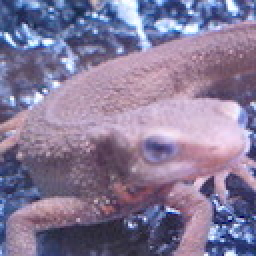
//> input picture unit1/imori.jpg, 128 x 128 px (shown 2 times larger)
$ ./answer5   (built with g++ and OpenCV 4)
//> lines starting //> are read from the running program, lines starting //| are printed output that depends on the picture
//RGB转HSV

#include<iostream>
#include<opencv2/opencv.hpp>
#include<math.h>


cv::Mat RGB2HSV(cv::Mat rgb)
{
    int height=rgb.rows;
    int width=rgb.cols;
    float r,g,b;
    float h,s,v;
    float max,min;

    cv::Mat hsv=cv::Mat::zeros(height,width,CV_32FC3);//三通道的浮点数组

    for (int x=0;x<width;x++)
    {
        for(int y=0;y<height;y++)
        {
            r=(float)rgb.at<cv::Vec3b>(y,x)[2]/255;
            g=(float)rgb.at<cv::Vec3b>(y,x)[1]/255;
            b=(float)rgb.at<cv::Vec3b>(y,x)[0]/255;

            min=fmin(r,fmin(g,b));
            max=fmax(r,fmax(g,b));

            if(min==max)
            {
                h=0;
            }else if(min==b)
            {
               h= 60*(g-r)/(max-min)+60;
            }else if(min==r)
            {
                h= 60*(b-g)/(max-min)+180;
            }else
            {
                h= 60*(r-b)/(max-min)+300;
            }

            s=max-min;

            v=max;

            hsv.at<cv::Vec3f>(y,x)[0]=h;
            hsv.at<cv::Vec3f>(y,x)[1]=s;
            hsv.at<cv::Vec3f>(y,x)[2]=v;

        }
    }

    return hsv;
}

// HSV -> BGR
cv::Mat HSV2BGR(cv::Mat hsv){
  // get height and width
  int width = hsv.cols;
  int height = hsv.rows;

  float h, s, v;
  double c, _h, _x;
  double r, g, b;

  // prepare output
  cv::Mat out = cv::Mat::zeros(height, width, CV_8UC3);

  // each y, x
  for (int y = 0; y < height; y++){
    for (int x = 0; x < width; x++){

      h = hsv.at<cv::Vec3f>(y, x)[0];
      s = hsv.at<cv::Vec3f>(y, x)[1];
      v = hsv.at<cv::Vec3f>(y, x)[2];

      c = s;
      _h = h / 60;
      _x = c * (1 - abs(fmod(_h, 2) - 1));

      r = g = b = v - c;

      if (_h < 1) {
        r += c;
        g += _x;
      } else if (_h < 2) {
        r += _x;
        g += c;
      } else if (_h < 3) {
	  g += c;
	  b += _x;
      } else if (_h < 4) {
	  g += _x;
	  b += c;
      } else if (_h < 5) {
	  r += _x;
	  b += c;
      } else if (_h < 6) {
	  r += c;
	  b += _x;
      }

      out.at<cv::Vec3b>(y, x)[0] = (uchar)(b * 255);
      out.at<cv::Vec3b>(y, x)[1] = (uchar)(g * 255);
      out.at<cv::Vec3b>(y, x)[2] = (uchar)(r * 255);
    }
  }

  return out;
}

// inverse Hue
cv::Mat inverse_hue(cv::Mat hsv){
  int height = hsv.rows;
  int width = hsv.cols;

  for(int y = 0; y < height; y++){
    for(int x = 0; x < width; x++){
      hsv.at<cv::Vec3f>(y, x)[0] = fmod(hsv.at<cv::Vec3f>(y, x)[0] + 180, 360);
    }
  }

  return hsv;
}

int main(int agrc,const char*agrv[])
{
    cv::Mat img=cv::imread("F:\\learnOpencv\\unit1\\imori.jpg");
//> img is the input picture: 128 rows x 128 cols, CV_8UC3; mean B, G, R 152.8, 121.8, 134.1
    cv::Mat hsv=RGB2HSV(img);
//> the loop in RGB2HSV, `for (int x=0;x<width;x++)` made 128 passes
//> (r, g, b, min, max, h) on passes 1 to 12: (0.51, 0.604, 0.839, 0.51, 0.839, 222.9), (0.427, 0.51, 0.733, 0.427, 0.733, 223.8), (0.439, 0.486, 0.69, 0.439, 0.69, 228.8), (0.494, 0.506, 0.682, 0.494, 0.682, 236.2), (0.522, 0.498, 0.639, 0.498, 0.639, 250), (0.573, 0.514, 0.627, 0.514, 0.627, 271), (0.561, 0.49, 0.576, 0.49, 0.576, 289.1), (0.643, 0.561, 0.635, 0.561, 0.643, 305.7), (0.635, 0.553, 0.612, 0.553, 0.635, 317.1), (0.647, 0.565, 0.631, 0.565, 0.647, 311.4), (0.624, 0.549, 0.624, 0.549, 0.624, 300), (0.647, 0.573, 0.659, 0.573, 0.659, 291.8)
//> after the loop in RGB2HSV, `for (int x=0;x<width;x++)`:
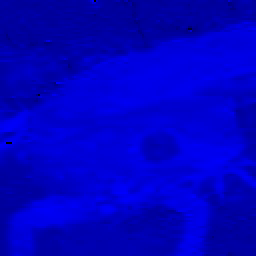
//> hsv: 128 rows x 128 cols, CV_32FC3 (shown 2 times larger); mean B, G, R 275.2, 0.2, 0.6; drawn with min black and max white
//> after the loop in RGB2HSV, `for (int x=0;x<width;x++)`: r = 0.153; g = 0.275; b = 0.455; min = 0.153; max = 0.455; h = 215.8

    cv::Mat inverse=inverse_hue(hsv);
//> after the loop in inverse_hue, `for(int y = 0; y < height; y++)`:
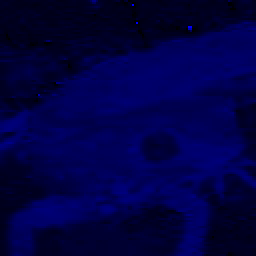
//> hsv: 128 rows x 128 cols, CV_32FC3 (shown 2 times larger); mean B, G, R 95.5, 0.2, 0.6; drawn with min black and max white
    cv::Mat hsvtorgb=HSV2BGR(inverse);
//> the loop in HSV2BGR, `for (int y = 0; y < height; y++)` made 128 passes
//> (h, s, v, c) on passes 1 to 12: (35.24, 0.247, 0.639, 0.247), (41.31, 0.239, 0.596, 0.239), (43.29, 0.31, 0.631, 0.31), (42.42, 0.388, 0.639, 0.388), (45.54, 0.325, 0.537, 0.325), (52.08, 0.208, 0.537, 0.208), (41.38, 0.227, 0.506, 0.227), (33.63, 0.357, 0.635, 0.357), (48.75, 0.251, 0.749, 0.251), (35.49, 0.278, 0.769, 0.278), (70, 0.118, 0.761, 0.118), (106.9, 0.125, 0.761, 0.125)
//> after the loop in HSV2BGR, `for (int y = 0; y < height; y++)`:
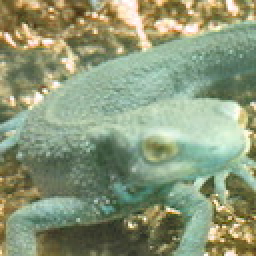
//> out: 128 rows x 128 cols, CV_8UC3 (shown 2 times larger); mean B, G, R 121, 151.9, 139.7
//> after the loop in HSV2BGR, `for (int y = 0; y < height; y++)`: h = 35.84; s = 0.302; v = 0.455; c = 0.302; r = 0.455; g = 0.333; b = 0.153

    cv::namedWindow("img");
    cv::namedWindow("inverse");

    cv::imshow("img",img);
    cv::imshow("inverse",hsvtorgb);

    cv::imwrite("F:\\learnOpencv\\unit1\\answer_image\\answer5HSV.jpg",hsvtorgb);
    cv::waitKey(0);
    cv::destroyAllWindows();

}
